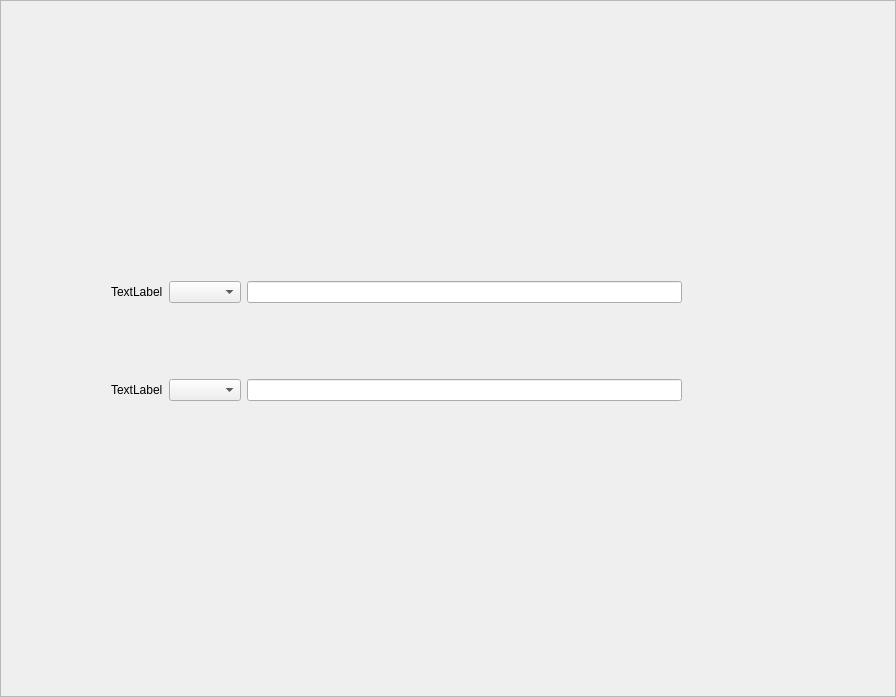
<?xml version="1.0" encoding="UTF-8"?>
<ui version="4.0">
 <class>ScrollArea</class>
 <widget class="QScrollArea" name="ScrollArea">
  <property name="geometry">
   <rect>
    <x>0</x>
    <y>0</y>
    <width>896</width>
    <height>697</height>
   </rect>
  </property>
  <property name="windowTitle">
   <string>ScrollArea</string>
  </property>
  <property name="widgetResizable">
   <bool>true</bool>
  </property>
  <widget class="QWidget" name="scrollAreaWidgetContents">
   <property name="geometry">
    <rect>
     <x>0</x>
     <y>0</y>
     <width>894</width>
     <height>695</height>
    </rect>
   </property>
   <widget class="QWidget" name="gridLayoutWidget">
    <property name="geometry">
     <rect>
      <x>110</x>
      <y>210</y>
      <width>571</width>
      <height>261</height>
     </rect>
    </property>
    <layout class="QGridLayout" name="gridLayout">
     <item row="0" column="0">
      <widget class="QLabel" name="label">
       <property name="text">
        <string>TextLabel</string>
       </property>
      </widget>
     </item>
     <item row="0" column="1">
      <widget class="QComboBox" name="comboBox"/>
     </item>
     <item row="0" column="2">
      <widget class="QLineEdit" name="lineEdit"/>
     </item>
     <item row="1" column="0">
      <widget class="QLabel" name="label_2">
       <property name="text">
        <string>TextLabel</string>
       </property>
      </widget>
     </item>
     <item row="1" column="1">
      <widget class="QComboBox" name="comboBox_2"/>
     </item>
     <item row="1" column="2">
      <widget class="QLineEdit" name="lineEdit_2"/>
     </item>
    </layout>
   </widget>
  </widget>
 </widget>
 <resources/>
 <connections/>
</ui>
